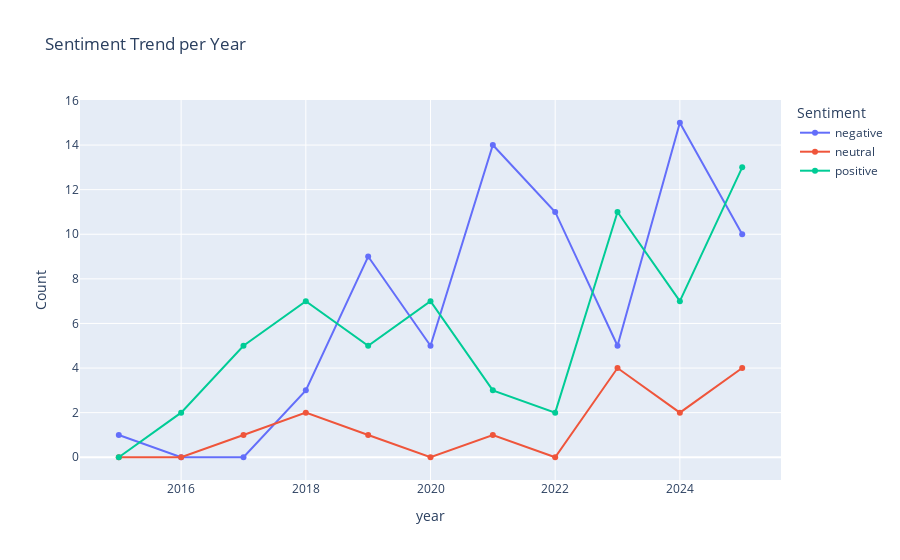

Write notebook code for a chart like this one.
### Markdown cell above
#### Sentiment Trend

### Code cell
final1 = final.copy()
final1['date'] = pd.to_datetime(final1['date'])

final1['year'] = final1['date'].dt.year


yearly_counts = final1.groupby(['year', 'overall_sentiment']).size().unstack(fill_value=0)

df_melted = yearly_counts.reset_index().melt(id_vars='year', var_name='Sentiment', value_name='Count')


fig = px.line(df_melted, x='year', y='Count', color='Sentiment', markers=True, title='Sentiment Trend per Year')
fig.show()

### Figure 1 — Plotly figure (JSON) as saved in the notebook; plotly's stock layout.template omitted (floating-point values rounded to 4 significant figures)
{"data": [{"hovertemplate": "Sentiment=negative<br>year=%{x}<br>Count=%{y}<extra></extra>", "legendgroup": "negative", "line": {"color": "#636efa", "dash": "solid"}, "marker": {"symbol": "circle"}, "mode": "lines+markers", "name": "negative", "orientation": "v", "showlegend": true, "type": "scatter", "x": [2015, 2016, 2017, 2018, 2019, 2020, 2021, 2022, 2023, 2024, 2025], "xaxis": "x", "y": [1, 0, 0, 3, 9, 5, 14, 11, 5, 15, 10], "yaxis": "y"}, {"hovertemplate": "Sentiment=neutral<br>year=%{x}<br>Count=%{y}<extra></extra>", "legendgroup": "neutral", "line": {"color": "#EF553B", "dash": "solid"}, "marker": {"symbol": "circle"}, "mode": "lines+markers", "name": "neutral", "orientation": "v", "showlegend": true, "type": "scatter", "x": [2015, 2016, 2017, 2018, 2019, 2020, 2021, 2022, 2023, 2024, 2025], "xaxis": "x", "y": [0, 0, 1, 2, 1, 0, 1, 0, 4, 2, 4], "yaxis": "y"}, {"hovertemplate": "Sentiment=positive<br>year=%{x}<br>Count=%{y}<extra></extra>", "legendgroup": "positive", "line": {"color": "#00cc96", "dash": "solid"}, "marker": {"symbol": "circle"}, "mode": "lines+markers", "name": "positive", "orientation": "v", "showlegend": true, "type": "scatter", "x": [2015, 2016, 2017, 2018, 2019, 2020, 2021, 2022, 2023, 2024, 2025], "xaxis": "x", "y": [0, 2, 5, 7, 5, 7, 3, 2, 11, 7, 13], "yaxis": "y"}], "layout": {"legend": {"title": {"text": "Sentiment"}, "tracegroupgap": 0}, "title": {"text": "Sentiment Trend per Year"}, "xaxis": {"anchor": "y", "domain": [0, 1], "title": {"text": "year"}}, "yaxis": {"anchor": "x", "domain": [0, 1], "title": {"text": "Count"}}}}
